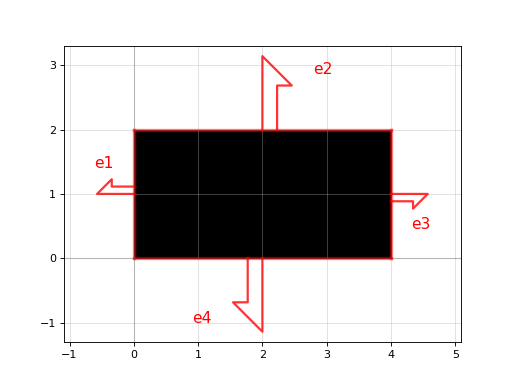

Recreate this plot in Python.
import gdsfactory as gf

c = gf.components.rectangle(size=[4.0, 2.0], layer='WG', centered=False, port_type='placement', port_orientations=[180, 90, 0, -90])
c.plot()
